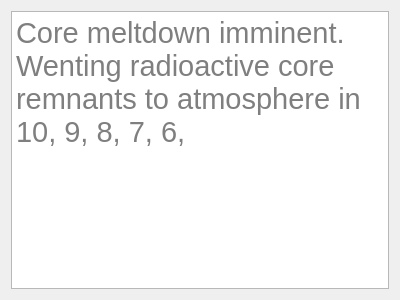
<?xml version="1.0" encoding="UTF-8"?>
<ui version="4.0">
 <class>Dialog</class>
 <widget class="QDialog" name="Dialog">
  <property name="geometry">
   <rect>
    <x>0</x>
    <y>0</y>
    <width>400</width>
    <height>300</height>
   </rect>
  </property>
  <property name="windowTitle">
   <string>Dialog</string>
  </property>
  <layout class="QVBoxLayout" name="verticalLayout_2">
   <item>
    <layout class="QVBoxLayout" name="verticalLayout">
     <item>
      <widget class="QTextEdit" name="textEdit">
       <property name="font">
        <font>
         <pointsize>22</pointsize>
        </font>
       </property>
       <property name="readOnly">
        <bool>true</bool>
       </property>
       <property name="placeholderText">
        <string>Core meltdown imminent. Wenting radioactive core remnants to atmosphere in 10, 9, 8, 7, 6,</string>
       </property>
      </widget>
     </item>
    </layout>
   </item>
  </layout>
 </widget>
 <resources/>
 <connections/>
</ui>
